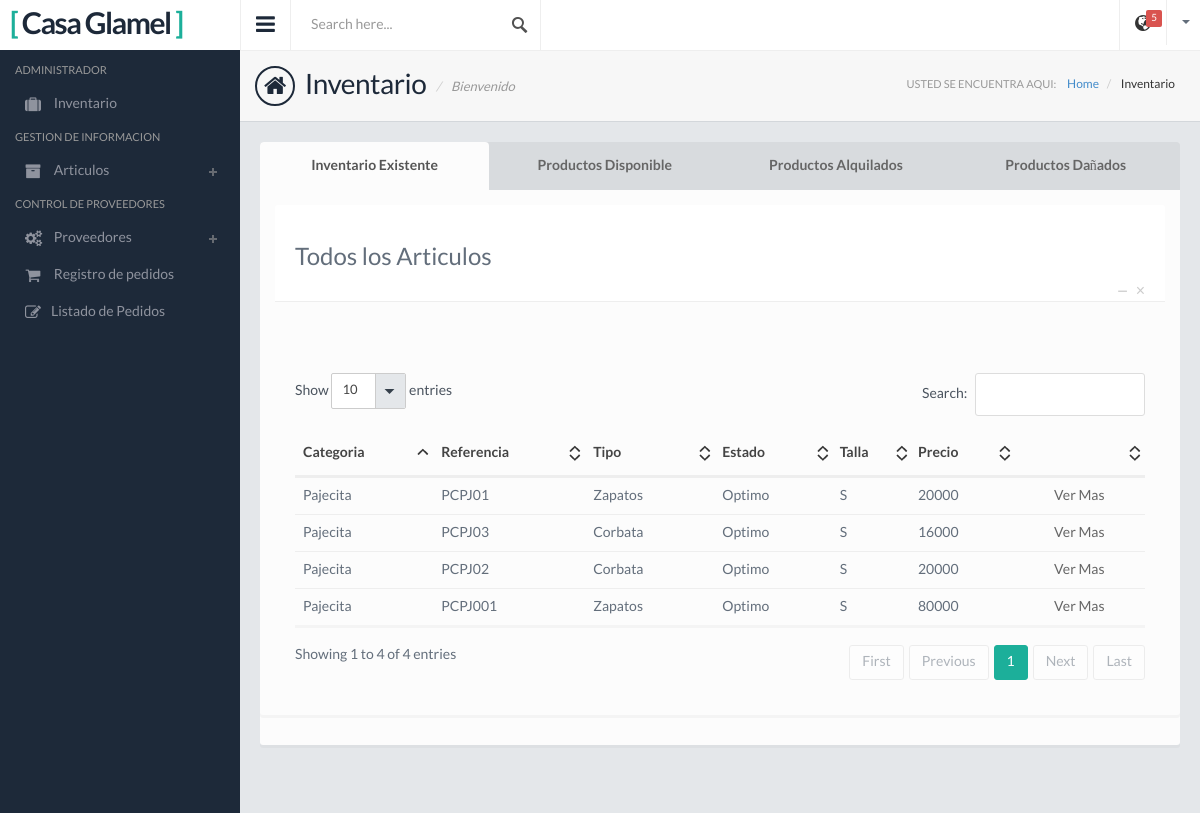
/Inventario-Lista/, run on the app's committed database.
### Apps/Inventario/models.py (models this page shows, shortened)
class Articulo(models.Model):
    categoria_idcategoria = models.ForeignKey(Categoria)
    nombre_tipo = models.ForeignKey(Tipo)
    nombre_estado = models.ForeignKey(Estado)
    nombre_estado_ropa = models.ForeignKey(Estado_Ropa)
    color = models.ForeignKey(Color)
    nuevo = models.BooleanField(default=False)
    referencia = models.CharField(max_length=45)
    descripcion = models.CharField(max_length=100)
    fechaingreso = models.DateField()
    fechautil = models.DateField()
    precio_original = models.IntegerField()
    precio = models.IntegerField()
    ubicacion = models.CharField(max_length=45)
    talla = models.ForeignKey(Talla)

class Categoria(models.Model):
    famila_idfamilia = models.ForeignKey(Familia)
    nombre = models.CharField(max_length=45)
    descripcion = models.CharField(max_length=100)
    visible = models.BooleanField(default=True)
    def __str__(self):
        return self.nombre

class Tipo(models.Model):
    nombre_tipo = models.CharField(max_length=50)
    def __str__(self):
        return self.nombre_tipo

class Estado(models.Model):
    nombre_estado = models.CharField(max_length=50)
    def __str__(self):
        return self.nombre_estado

class Talla (models.Model):
    talla = models.CharField(max_length=2)
    def __str__(self):
        return self.talla

### Apps/Inventario/views.py (the view)
# urls.py: url(r'^Inventario-Lista/$', Inventario_Lista.as_view(), name='Inventario_Lista'),
class Inventario_Lista(LoginRequiredMixin,SuperuserRequiredMixin,ListView):
    model = Articulo
    login_url = '/'
    context_object_name = 'articulo'
    template_name = u'ModuloAdmin/InventarioTemplate/Inventario/Inventario_List.html'
    def get_context_data(self, **kwargs):
        context = super(Inventario_Lista,self).get_context_data(**kwargs)
        context['articulo_disponible'] = Articulo.objects.filter(nombre_estado=1, nombre_estado_ropa=1)
        context['articulo_alquilado'] = Articulo.objects.filter(nombre_estado=1,nombre_estado_ropa=2)
        context['articulo_danado'] = Articulo.objects.filter(nombre_estado='2')
        return context

### Apps/Inventario/models.py (called while the page is built)
    def __str__(self):
        return self.nombre_estado_ropa

### templates/ModuloAdmin/InventarioTemplate/Inventario/Inventario_List.html (shortened to what this page needs)
{% extends "base.html" %}
{% load static from staticfiles %}
{% block link%}
    <link href="{% static 'css/jquery.datatables.css' %}" rel="stylesheet">
{%endblock%}
{% block page %} Inventario {% endblock %}
{% block page2 %} Inventario {% endblock %}
{% block contenido%}
    <div class="panel panel-default">
        <div class="row">
        <div class="col-md-12 mb30">
        <ul class="nav nav-tabs nav-justified">
          <li class="active"><a href="#home3" data-toggle="tab"><strong>Inventario Existente</strong></a></li>
          <li><a href="#profile3" data-toggle="tab"><strong>Productos Disponible</strong></a></li>
          <li><a href="#about3" data-toggle="tab"><strong>Productos Alquilados</strong></a></li>
          <li><a href="#contact3" data-toggle="tab"><strong>Productos Dañados</strong></a></li>
        </ul>
        <div class="tab-content">
          <div class="tab-pane active" id="home3">
                <div class="panel-heading">
                    <h3>Todos los Articulos</h3>
                  <div class="panel-btns">
                    <a href="#" class="panel-close">&times;</a>
                    <a href="#" class="minimize">&minus;</a>
                  </div>
                </div>
                <div class="panel-body">
                  <br />
                  <div class="table-responsive">
                  <table class="table" id="table2">
                      <thead>
                         <tr>
                            <th>Categoria</th>
                            <th>Referencia</th>
                            <th>Tipo</th>
                            <th>Estado</th>
                            <th>Talla</th>
                             <th>Precio</th>
                             <th></th>
                         </tr>
                      </thead>
                      <tbody>
                         {%for articulo in articulo%}
                         <tr class="odd gradeX">
                            <td>{{articulo.categoria_idcategoria}}</td>
                             <td>{{articulo.referencia}}</td>
                             <td>{{articulo.nombre_tipo}}</td>
                             <td>{{articulo.nombre_estado}}</td>
                             <td>{{articulo.talla}}</td>
                             <td>{{articulo.precio}}</td>
                            <td class="table-action">
                              <a href="{% url 'Inventario:Articulo_Detail' articulo.pk %}">Ver Mas</i></a>
                            </td>
                         </tr>
                         {%endfor%}
                      </tbody>
                   </table>
                  </div>
                </div>
          </div>
        </div>
      </div>
        </div>
      </div>
{% endblock %}

### static/css/style.default.css (style rules this page uses)
body { background: #1d2939; font-family: 'LatoRegular', 'Lucida Grande', 'Lucida Sans Unicode', Helvetica, sans-serif !important; line-height: 21px; color: #636e7b; overflow: hidden; }
h1,h2,h3,h4,h5 { font-family: 'LatoRegular', 'Lucida Grande', 'Lucida Sans Unicode', Helvetica, sans-serif; }
strong { font-family: 'LatoBold'; font-weight: normal; }
.table-action { text-align: center; }
.table-action a, .table-action-hide a { display: inline-block; margin-right: 5px; color: #666; }
.table-action a:last-child, .table-action-hide a:last-child { margin-right: 0; }
.mb30 { margin-bottom: 30px; }

### data on the page
Articulo: categoria_idcategoria "Pajecita", referencia "PCPJ01", nombre_tipo "Zapatos", nombre_estado "Optimo", talla "S", precio "20000"
Articulo: categoria_idcategoria "Pajecita", referencia "PCPJ03", nombre_tipo "Corbata", nombre_estado "Optimo", talla "S", precio "16000"
Articulo: categoria_idcategoria "Pajecita", referencia "PCPJ02", nombre_tipo "Corbata", nombre_estado "Optimo", talla "S", precio "20000"
Articulo: categoria_idcategoria "Pajecita", referencia "PCPJ001", nombre_tipo "Zapatos", nombre_estado "Optimo", talla "S", precio "80000"
